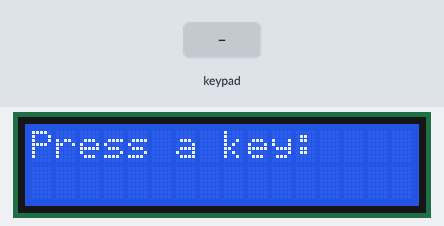
The sketch below on a simulated Arduino Uno, built with avr-gcc and run on an emulated ATmega328P. Shown: 16×2 character LCD. Inputs (shaded band) come from the test bench.

Above: at 0.1 s.
1.5 s: keypad keys 7 + 5 = pressed 0.4 s apart
At 4.0 s:
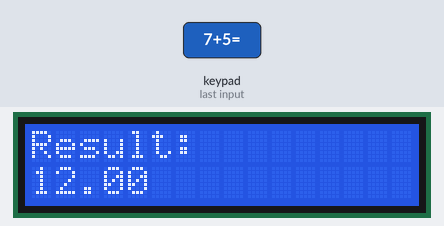
4.6 s: key '/' pressed
At 5.3 s:
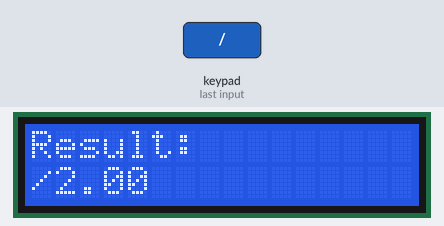
6.1 s: key '*' pressed
At 6.4 s:
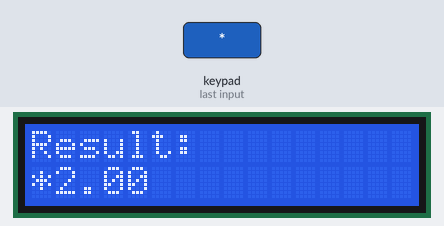
7.6 s: key 'C' pressed
At 8.8 s:
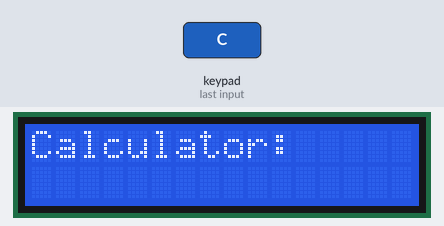
9.1 s: keypad keys 7 6 5 4 * pressed 0.4 s apart
At 11.1 s:
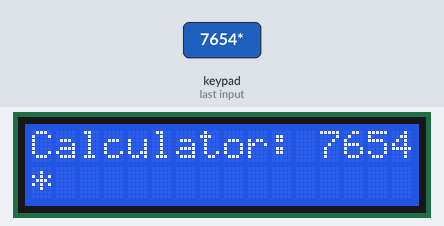
12.6 s: keypad keys 8 / 2 = pressed 0.4 s apart
At 13.2 s:
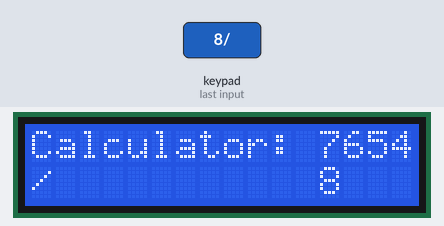
Timing chart, 0 to 15.6 s (numbered marks = the images above; inputs shaded):
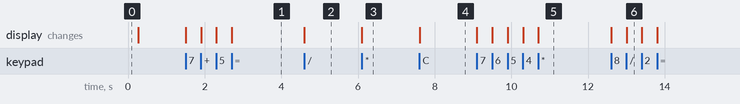

The sketch:

cal.ino
```cpp
#include <Keypad.h>
#include <LiquidCrystal.h>

LiquidCrystal lcd(13, 12, 11, 10, 9, 8);

const byte ROWS = 4; //four rows
const byte COLS = 4; //four columns

//define the cymbols on the buttons of the keypads
char hexaKeys[ROWS][COLS] = {
  {'7','8','9','/'},
  {'4','5','6','*'},
  {'1','2','3','-'},
  {'C','0','=','+'}
};
byte rowPins[ROWS] ={7, 6, 5, 4}; //connect to the row pinouts of the keypad
byte colPins[COLS] ={3, 2, 1, 0}; //connect to the column pinouts of the keypad

//initialize an instance of class NewKeypad
Keypad cKeypad = Keypad( makeKeymap(hexaKeys), rowPins, colPins, ROWS, COLS);

void setup(){
  lcd.begin(16, 2); // Initialize the LCD
  lcd.clear();
  lcd.setCursor(0, 0);
  lcd.print("Press a key:");
  delay(200);
  lcd.clear();
}

String input1 = "";
String input2 = "";
float num1 = 0;
float num2 = 0;
char op = ' ';
float result;

void loop() {
  char key = cKeypad.getKey();
  if (key) {

    if(key !='\0' && key !='='){
      if(isdigit(key)){

          if(op == ' '){
              input1 += key;
              lcd.setCursor(12 , 0);
              lcd.print(input1);
          }else{
              input2 += key;
              lcd.setCursor(12 , 1);
              lcd.print(input2);
          }
    }else{
      op=key;
      lcd.setCursor(0 , 1);
      lcd.print(op);

    }
  }else if (key == '='){
      num1=input1.toFloat();
      num2=input2.toFloat();
        switch (op) {
          case '+':
            result = num1 + num2;
            break;
          case '-':
            result = num1 - num2;
            break;
          case '*':
            result = num1 * num2;
            break;
          case '/':
              result = num1 / num2;
            break;
        }

        lcd.clear();
        lcd.print("Result:");
        lcd.setCursor(0, 1);
        lcd.print(result);
        input1 = "";
    }

    if (key == 'C') {
      input1 = "";
      input2 = "";
      num1 = 0;
      num2 = 0;
      op = ' ';
      lcd.clear();
      lcd.print("Calculator:");
      }
}
}
```

Measured:
- after the input at 1.5 s, the display: first changes at once (image 1 shows a later state)
- after the input at 4.6 s, the display: changes at once (image 2)
- after the input at 6.1 s, the display: changes at once (image 3)
- after the input at 7.6 s, the display: changes at once (image 4)
- after the input at 9.1 s, the display: first changes at once (image 5 shows a later state)
- after the input at 12.6 s, the display: first changes at once (image 6 shows a later state)
